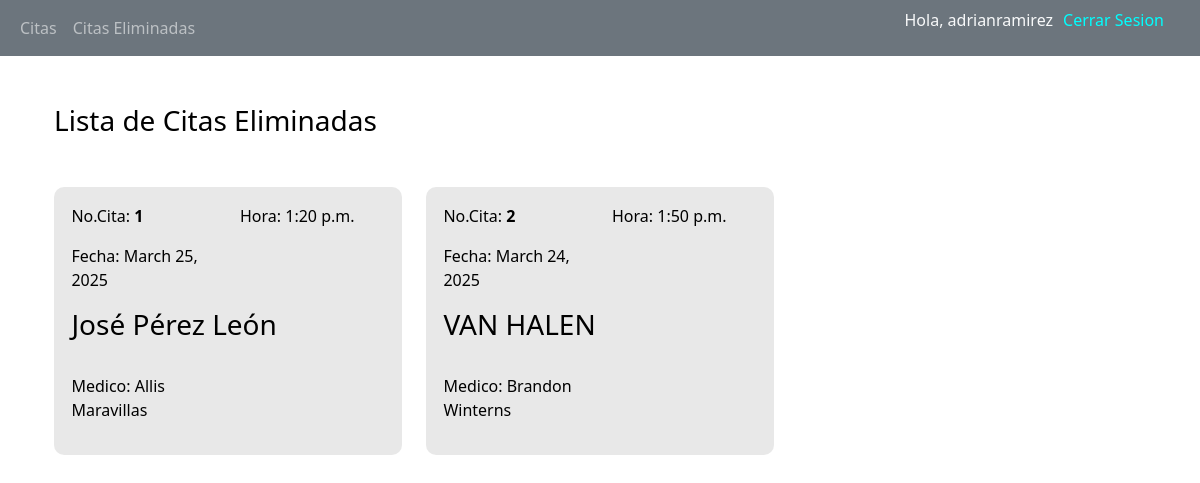
The app's page /citas-eliminadas/ (signed in) with its own data.
### CitasApp/models.py (models this page shows, shortened)
class Cita(models.Model):
    fecha = models.DateField()
    hora = models.TimeField()
    paciente = models.TextField()
    tipo = models.CharField(max_length=20, choices=[
        ('1', 'Consulta'),
        ('2', 'Servicio'),
        ('3', 'Tratamiento'),
        ('4', 'Otro')
    ])
    medico = models.TextField()
    numerocita = models.IntegerField()
    estatus = models.BooleanField(default=True)
    class Meta:
        verbose_name = 'cita'
        verbose_name_plural = 'citas'

### CitasAppEliminadas/views.py (the view)
# urls.py: path('', views.citas_eliminadas, name='citas_eliminadas'),
@login_required
def citas_eliminadas(request):
    lista_citas_eliminadas = Cita.objects.filter(estatus=False)
    context = {
        'citas': lista_citas_eliminadas
    }
    return render(request, 'CitasAppEliminadas/citas_eliminadas.html', context)

### CitasAppEliminadas/templates/CitasAppEliminadas/citas_eliminadas.html (shortened to what this page needs)
{% extends "CitasApp/base.html" %}
{% block content %}
{% load static %}
<div class="container">
    <div class="col">
        <div class="container-fluid">
            <div class="row">
                <div class="col">
                    <h3 class="d-flex align-items-center float-left">Lista de Citas Eliminadas</h3>
                </div>
            </div>
        </div>
        <br>
        <div class="container-fluid">
            <div class="row">
                <div class="col">
                    <div class="row">
                        {% if citas %}
                                {% for cita in citas %}
                                    <div class="col-md-4">
                                        <a href="{% url 'citas_eliminadas_detalle' cita.id %}">
                                            <div class="cita-card">
                                                <div class="cita-header">
                                                    <div class="row">
                                                        <div class="col">
                                                            <p>No.Cita: <b>{{ cita.numerocita }}</b></p>
                                                            <p class="d-flex align-items-center float-left">Fecha: {{ cita.fecha }}</p>
                                                        </div>
                                                        <div class="col">
                                                            <p class="d-flex align-items-center float-right">Hora: {{ cita.hora }}</p>
                                                        </div>
                                                    </div>
                                                </div>
                                                <div class="cita-content">
                                                    <div class="row"><div class="col"><h3>{{ cita.paciente }}</h3></div></div>
                                                    <br>
                                                    <div class="row">
                                                        <div class="col">
                                                            <p class="d-flex align-items-center float-left">Medico: {{ cita.medico }}</p>
                                                        </div>
                                                        <div class="col">
                                                        </div>
                                                    </div>
                                                </div>
                                            </div>
                                        </a>
                                    </div>
                                {% endfor %}
                        {% endif %}
                    </div>
                </div>
            </div>
        </div>
    </div>
</div>
{% endblock %}

### CitasApp/templates/CitasApp/base.html (shortened to what this page needs)
<!DOCTYPE html>
<html lang="es">
<head>
    {% load static %}
    <link href="https://cdn.jsdelivr.net/npm/bootstrap@5.3.0-alpha1/dist/css/bootstrap.min.css" rel="stylesheet">
    <link rel="stylesheet" href="{% static 'CitasApp/css/estilos.css' %}">
</head>
<body>
    <nav class="navbar navbar-expand-sm bg-secondary navbar-dark mb-5">
        <div class="container-fluid">
            <div class="row w-100">
                <div class="col">
                    <ul class="navbar-nav">
                        <li class="nav-item">
                            <a class="nav-link" href="{% url 'inicio' %}">Citas</a>
                        </li>
                        <li class="nav-item">
                            <a class="nav-link" href="{% url 'citas_eliminadas' %}">Citas Eliminadas</a>
                        </li>
                    </ul>
                </div>
                <div class="col d-flex justify-content-end">
                    {% if user.is_authenticated %}
                        <div class="d-flex">
                            <span class="text-light" style="margin-right: 10px;">Hola, {{ user.username }}</span>
                            <a class="nav-link mr-5" href="{% url 'singout' %}" style="color: #00ffff;">Cerrar Sesion</a>
                        </div>
                    {% endif %}
                </div>
            </div>
        </div>
    </nav>
    <div class="container-fluid">
        {% block content %}
        {% endblock %}
    </div>
</body>
</html>

### CitasApp/static/CitasApp/css/estilos.css (style rules this page uses)
a { text-decoration: none; }
p, h3 { color: #000; }
.cita-card { background-color: #9e9e9e3d; padding: 5%; border-radius: 10px; margin-top: 5%; }

### records on screen
Cita: numerocita "1", fecha "March 25, 2025", hora "1:20 p.m.", paciente "José Pérez León", medico "Allis Maravillas"
Cita: numerocita "2", fecha "March 24, 2025", hora "1:50 p.m.", paciente "VAN HALEN", medico "Brandon Winterns"

### other values on screen
{{ user.username }} "adrianramirez"
